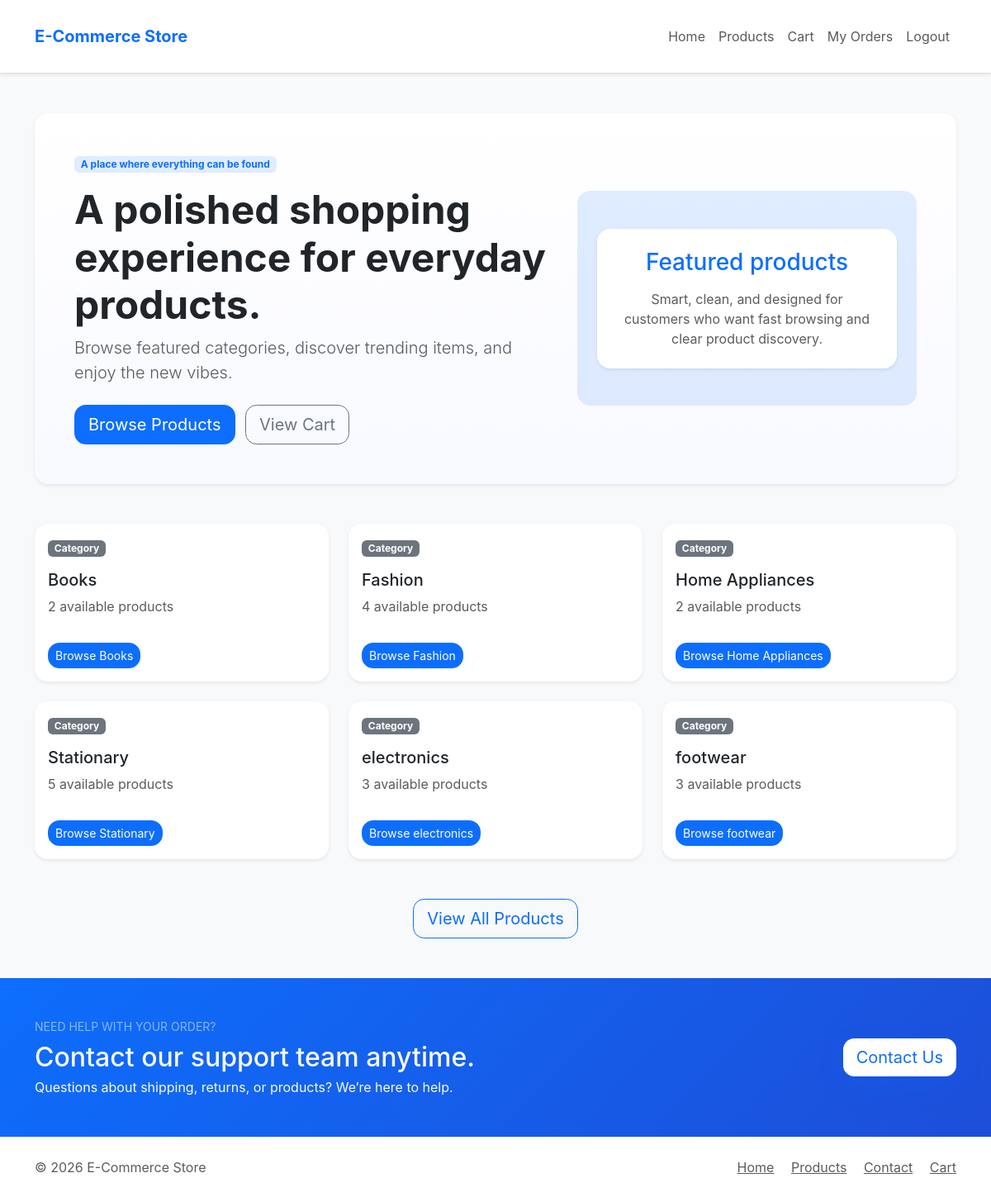
Screenshot of / (signed in) with the database file from the repository.
### store/models.py (models this page shows, shortened)
class Category(models.Model):
    name = models.CharField(max_length=100,unique=True)
    slug = models.SlugField(unique=True)

### store/views.py (the view)
# urls.py: 2. Add a URL to urlpatterns:  path('', views.home, name='home')
def home(request):
    categories = Category.objects.annotate(
        product_count=Count('products', filter=Q(products__available=True))
    ).order_by('name')
    return render(
        request,
        'store/home.html',
        {
            'categories': categories
        }
    )

### templates/store/home.html (shortened to what this page needs)
{% extends "base.html" %}
{% block content %}
<section class="hero-section rounded-4 p-4 p-md-5 mb-5 bg-white shadow-sm">
    <div class="row align-items-center">
        <div class="col-lg-7">
            <span class="badge bg-primary-soft text-primary mb-3">A place where everything can be found</span>
            <h1 class="display-5 fw-bold">A polished shopping experience for everyday products.</h1>
            <p class="lead text-muted">Browse featured categories, discover trending items, and enjoy the new vibes.</p>
            <div class="mt-4">
                <a href="{% url 'product_list' %}" class="btn btn-primary btn-lg me-2">Browse Products</a>
                <a href="{% url 'cart' %}" class="btn btn-outline-secondary btn-lg">View Cart</a>
            </div>
        </div>
        <div class="col-lg-5 mt-4 mt-lg-0">
            <div class="hero-visual rounded-4 bg-primary-soft p-4 text-center">
                <div class="hero-pill bg-white p-4 rounded-4 shadow-sm d-inline-block">
                    <h3 class="mb-3 text-primary">Featured products</h3>
                    <p class="text-muted mb-0">Smart, clean, and designed for customers who want fast browsing and clear product discovery.</p>
                </div>
            </div>
        </div>
    </div>
</section>
{% if categories %}
<section id="categories" class="category-grid row g-4">
    {% for category in categories %}
        <div class="col-12 col-md-6 col-xl-4">
            <article class="card h-100 shadow-sm border-0">
                <div class="card-body d-flex flex-column justify-content-between">
                    <div>
                        <span class="badge bg-secondary mb-3">Category</span>
                        <h5 class="card-title">{{ category.name }}</h5>
                        <p class="card-text text-muted mb-3">{{ category.product_count }} available products</p>
                    </div>
                    <div class="mt-3">
                        <a href="{% url 'product_list' %}?category={{ category.slug }}" class="btn btn-primary btn-sm">Browse {{ category.name }}</a>
                    </div>
                </div>
            </article>
        </div>
    {% endfor %}
</section>
<div class="text-center mt-5">
    <a href="{% url 'product_list' %}" class="btn btn-outline-primary btn-lg">View All Products</a>
</div>
{% else %}
<div class="alert alert-warning rounded-4">No categories are available right now. Please check back soon.</div>
{% endif %}
{% endblock %}

### static/styles.css (style rules this page uses)
:root { color-scheme: light; --bg: #f4f7fb; --surface: #ffffff; --text: #1f2937; --muted: #6c757d; --primary: #0d6efd; --border: #e9ecef; }
body { background: var(--bg); color: var(--text); font-family: Inter, system-ui, -apple-system, BlinkMacSystemFont, "Segoe UI", sans-serif; }
.hero-section { background: linear-gradient(180deg, #ffffff 0%, #f8f9ff 100%); }
.hero-visual { min-height: 260px; display: grid; place-items: center; }
.hero-pill { max-width: 380px; }
.card, .table-responsive { border-radius: 1rem; }
.btn { border-radius: .85rem; }
.bg-primary-soft { background-color: rgba(13, 110, 253, 0.12) !important; color: #0d6efd !important; }

### rows the page displays
Category: name "Books", product_count "2"
Category: name "Fashion", product_count "4"
Category: name "Home Appliances", product_count "2"
Category: name "Stationary", product_count "5"
Category: name "electronics", product_count "3"
Category: name "footwear", product_count "3"
